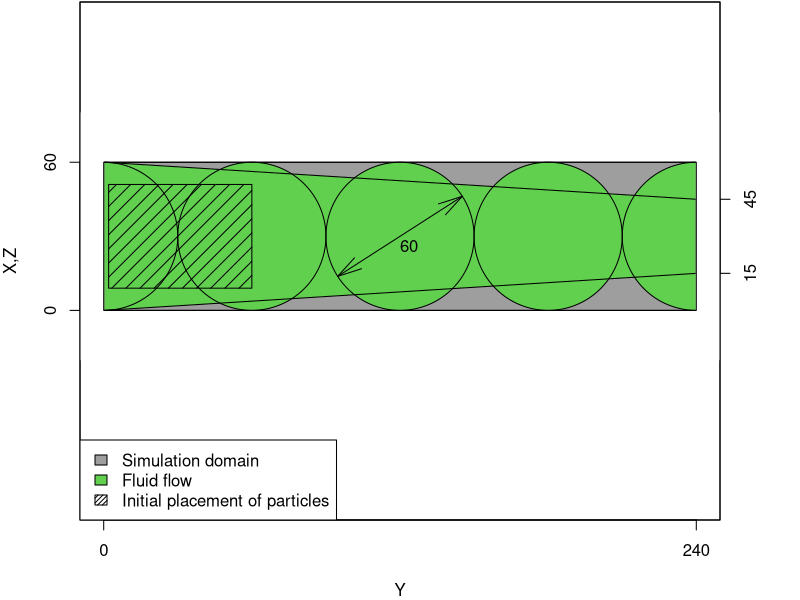

The R script that drew this image:
R = 30
D = 60
png("pipe.png",height=300,width = 700)
par(mar=c(4,4,0.1,4))
plot(NA, xlim=c(0,4*D),ylim=c(-20,2*R),asp=1,xaxt='n',yaxt='n',xlab="Y",ylab="X,Z")
rect(0,0,4*D,2*R,col=8)
axis(1,at=c(0,4*D))
axis(2,at=c(0,2*R))
axis(4,at=c(R/2,2*R-R/2))
a = seq(0,2*pi,len=200)
polygon(c(0,0,4*D,4*D),c(2*R,0,R/2,2*R-R/2),col=3,border=FALSE)
for (i in 0:4) {
  polygon(sin(a)*R+D*i,cos(a)*R+R,col=3,border=FALSE)
}
polygon(c(0,0,4*D,4*D),c(2*R,0,R/2,2*R-R/2))
for (i in 0:4) {
  lines(sin(a)*R+D*i,cos(a)*R+R)
}
rect(-60,-20,0,+80,col=0,border=FALSE)
rect(4*D,-20,4*D+60,+80,col=0,border=FALSE)
rect(0,0,4*D,2*R)
arrows(2*D+sin(1)*R,R+cos(1)*R,2*D-sin(1)*R,R-cos(1)*R,code=3,angle=15)
text(2*D,R,"60",adj=c(0,1.2))
rect(2,9,60,51,density = 10)
box()
legend("bottomleft",c("Simulation domain","Fluid flow","Initial placement of particles"), fill=c(16,3,1),density = c(NA,NA,30))
dev.off()
